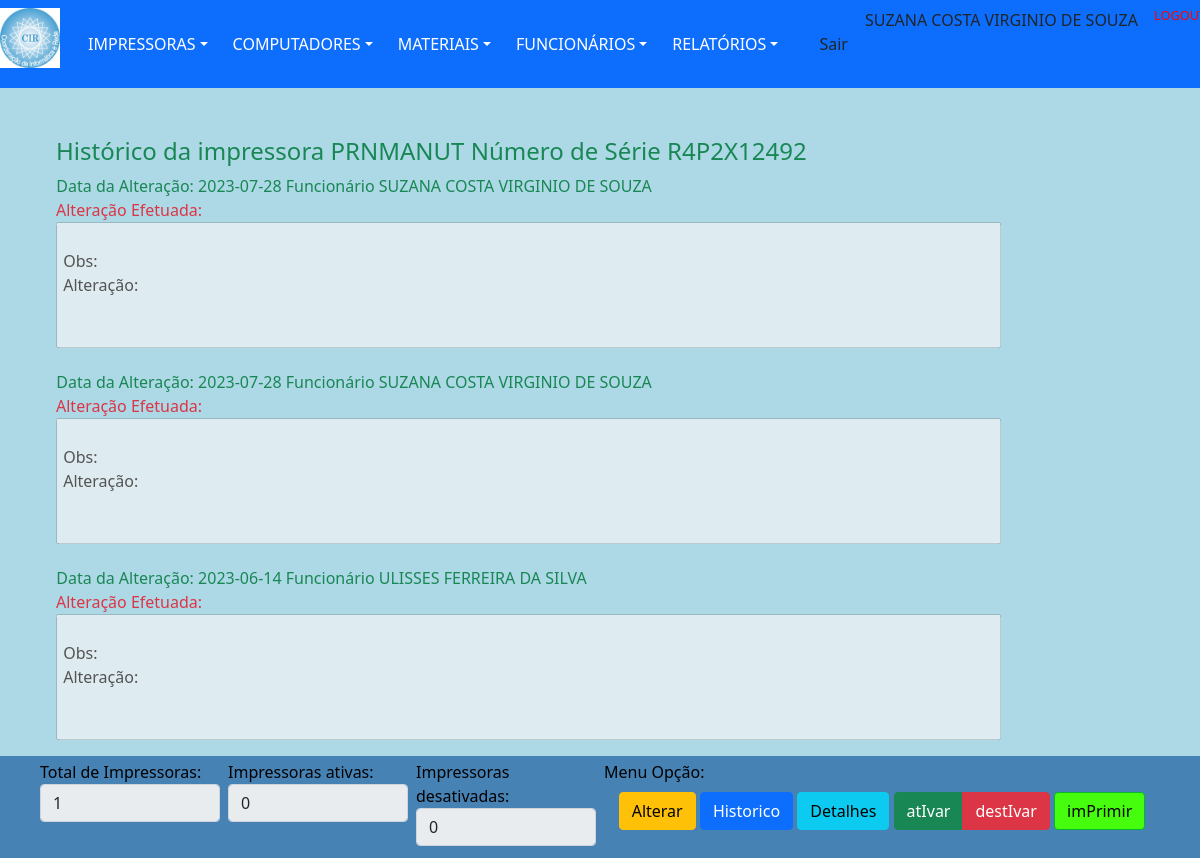
The app's page /views/historicoImp.php?action=1&id=1 (signed in) with its own data.
### tables this page shows
CREATE TABLE `impressoras` (
  `idImpressora` int(11) NOT NULL,
  `nomeImpressora` varchar(20) DEFAULT NULL,
  `numSerie` varchar(50) DEFAULT NULL,
  `ipImpressora` varchar(15) DEFAULT NULL,
  `macImpressora` varchar(20) DEFAULT NULL,
  `tipoToner` int(11) DEFAULT NULL,
  `statusImpressora` varchar(7) DEFAULT NULL,
  `conexaoImp` varchar(5) DEFAULT 'Rede',
  `modeloImpressora` int(11) DEFAULT NULL,
  `dataCadastro` date DEFAULT NULL,
  `respCadastro` varchar(30) DEFAULT NULL,
  `dataAltCadastro` date DEFAULT NULL,
  `respAltCadastro` varchar(30) DEFAULT NULL,
  `obsImpressora` varchar(255) DEFAULT NULL,
  `idFuncionario` int(11) DEFAULT NULL,
  `idSetor` int(11) DEFAULT NULL
);

CREATE TABLE `historico` (
  `idHistorico` int(11) NOT NULL,
  `nomeAlteracoes` varchar(255) DEFAULT NULL,
  `dataAltera` date DEFAULT NULL,
  `respAlteracoes` varchar(30) DEFAULT NULL,
  `idComputador` int(11) DEFAULT NULL,
  `idImpressora` int(11) DEFAULT NULL,
  `idFuncionario` int(11) DEFAULT NULL
);

### dao/DAO-controleCir.php (called while the page is built, shortened)
<?php
	class ControleCirDAO
		{
            public function ListarOpcao3($nomeTabela, $tipoOpcao, $valorOpcao)
                {
                    $conn = Database::connect();
                    $conn->exec('SET CHARACTER SET utf8');
                    $sql = "SELECT * FROM $nomeTabela WHERE $tipoOpcao LIKE '$valorOpcao'  ORDER BY dataAltera DESC";
                    try
                        {
                            $listar = $conn->query($sql);
                            $buscar = $listar->fetchAll(PDO::FETCH_OBJ);
                            $numRows = $listar->rowCount();
                        }
                    catch (PDOException $exc)
                        {
                            $buscar = $exc->getTraceAsString();
                        }
                    return $buscar;
                }
            public function Verificar($nomeTabela, $opcao1, $valor1)
                {
                    $conn = Database::connect();
                    $conn->exec('SET CHARACTER SET utf8');
                    $sql = "SELECT * FROM $nomeTabela WHERE $opcao1 = '$valor1' ";
                    try
                        {
                            $listar = $conn->query($sql);
                            $buscar = $listar->fetchAll(PDO::FETCH_OBJ);
                            $numRows = $listar->rowCount();
                        }
                    catch (PDOException $exc)
                        {
                            $buscar = $exc->getTraceAsString();
                        }
                    return $buscar;
                }
        }
?>

### controllers/impressoraBuscar.php (called while the page is built, shortened)
<?php
	include "../dao/DAO-controleCir.php";
    $idImpressora =  $_GET['id'];
    $nomeTabela = "impressoras";
    $opcao1 = "idImpressora";
    $valor1 = $idImpressora;
	$impAltDAO = new ControleCirDAO();
	foreach($impAltDAO->Verificar($nomeTabela, $opcao1, $valor1) as $imp)
		{
			$nomeImpressora = $imp->nomeImpressora;
			$numSerie = $imp->numSerie;
		}
?>

### funcao/funcao.php (called while the page is built, shortened)
<?php
	function lerArquivo($historico)
		{
			if (file_exists($historico))
				{
					$fp = fopen($historico,"r+");
					$texto = fread($fp, filesize($historico));
					fclose($fp);
				}
			 else
			 	{
					$texto = null;
				}
			return trim($texto, '\n');
		}
?>

### views/historicoImp.php (the view, shortened to what this page needs)
<?php
	include "../template/menuPrincipal.php";
	include "../funcao/funcao.php";
   	include "../controllers/impressoraBuscar.php";
   $inativo = 0;
   $ativo = 0;
?>
			<nav class="fixed  navbar navbar-dark">
				<div class="line col-md-12 p-5 position-absolute top-50 bottom-150 end-150">
                    <div class="col-md-12 py-5 px-2">
                        <h4 class="text-success"><?php echo "Histórico da impressora " . $nomeImpressora . " Número de Série " . $numSerie; ?></h4>
                        <?php
                            $nomeTabela = "historico";
							$tipoOpcao = "idImpressora";
							require_once '../dao/DAO-controleCir.php';
							$impAltDAO = new ControleCirDAO();
							foreach($impAltDAO->ListarOpcao3($nomeTabela, $tipoOpcao, $idImpressora) as $hist)
								{
                                    ?>
                                    <div class="row">
                                        <div class="col px-md-1  col-md-12">
                                            <label class="text-success" for="inputSuccess" class="control-label">&nbsp; <?php echo "Data da Alteração: " . $hist->dataAltera . " Funcionário " . $hist->respAlteracoes; ?></label>
                                        </div>
                                        <div class='area-texto'>
                                            <label class="text-danger" for="inputSuccess" class="control-label">Alteração Efetuada:</label>
                                            <div>
												<p>
													<textarea rows="5" cols="100" maxlength="2500" disabled>
														<?php
															$historico = $hist->nomeAlteracoes;
															$historico = lerArquivo($historico);
															echo "\n Obs: " . $result = strstr($historico, " - ", true);
															echo "\n Alteração: " . $result = str_replace(" - ","",strstr($historico, " - ", false));
														?>
													</textarea>
												</p>
                                            </div>
                                        </div>
                                    </div>
								    <?php
							    }
                        ?>
                    </div>
				</div>
			</nav>
	    <div class="fixed-bottom p-1 px-md-5 col-md-12 bg-ufs text-black1">
			<div class="row">
				<div class="col px-md-1 col-md-2">
					<label for="inputSuccess" class="control-label">Total de Impressoras:</label>
					<input type="text" class="form-control" value="<?php echo $_SESSION['numUser'];?>" readonly >
				</div>
				<div class="col px-md-1 col-md-2">
					<label for="inputSuccess" class="control-label">Impressoras ativas:</label>
					<input type="text" class="form-control" value="<?php echo $ativo;?>" readonly>
				</div>
				<div class="col px-md-1 col-md-2">
					<label for="inputSuccess" class="control-label">Impressoras desativadas:</label>
					<input type="text" class="form-control" value="<?php echo $inativo;?>" readonly>
				</div>
				<div class="col px-md-1 col-md-6">
					<label for="inputSuccess" class="control-label">Menu Opção:</label>
					<table class="table table-borderless">
						<thead>
							<tr>
								<th>
									<div class="btn-group pull-left" >
										<a class="btn btn-small btn-warning table-edit">Alterar<i class="icon-edit"></i></a>
									</div>
									<div class="btn-group pull-left">
										<a class="btn btn-primary">Historico<i class="icon-remove"></i></a>
									</div>
									<div class="btn-group pull-left">
										<a class="btn btn-info">Detalhes<i class="icon-remove"></i></a>
									</div>
									<div class="btn-group pull-left">
										<a class="btn btn-small btn-success">atIvar<i class="icon-remove"></i></a>
										<a class="btn btn-small btn-danger">destIvar<i class="icon-remove"></i></a>
									</div>
									<div class="btn-group pull-left">
										<a class="btn btn-small btn-ufs">imPrimir<i class="icon-remove"></i></a>
									</div>
								</th>
							</tr>
						</thead>
					</table>
				</div>
			</div>
		</div>
	</body>
</html>

### template/menuPrincipal.php (style rules this page uses)
body { background-color: #ADD8E6; }
table, th, td { padding: 5px; text-align:center; }

### records on screen
impressoras: nomeImpressora "PRNMANUT", numSerie "R4P2X12492"
historico: dataAltera "2023-07-28", respAlteracoes "SUZANA COSTA VIRGINIO DE SOUZA", nomeAlteracoes "Obs: Alteração:"
historico: dataAltera "2023-07-28", respAlteracoes "SUZANA COSTA VIRGINIO DE SOUZA", nomeAlteracoes "Obs: Alteração:"
historico: dataAltera "2023-06-14", respAlteracoes "ULISSES FERREIRA DA SILVA", nomeAlteracoes "Obs: Alteração:"

### other values on screen
$_SESSION["nomeFuncionario"] "SUZANA COSTA VIRGINIO DE SOUZA"
